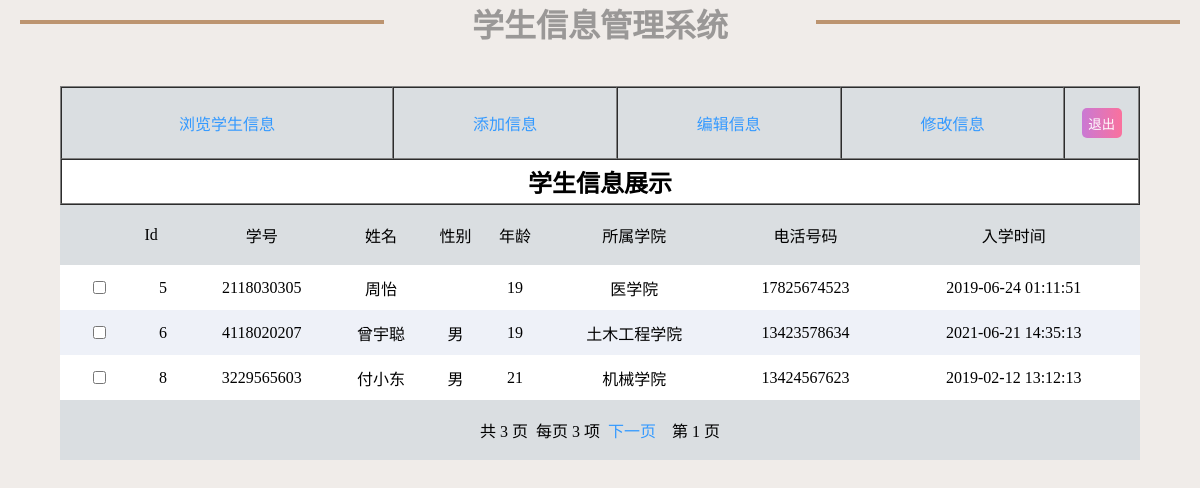
The app's page /SelectAll.php with its own data.
### tables this page shows
CREATE TABLE `studentinfo` (
  `id` int(11) NOT NULL AUTO_INCREMENT,
  `sno` varchar(20) NOT NULL,
  `name` varchar(5) NOT NULL,
  `sex` varchar(1) NOT NULL,
  `age` int(11) NOT NULL,
  `institute` varchar(15) NOT NULL,
  `phone_number` char(11) NOT NULL,
  `time` timestamp NOT NULL DEFAULT CURRENT_TIMESTAMP ON UPDATE CURRENT_TIMESTAMP,
  PRIMARY KEY (`id`)
);

### SelectAll.php (the view, shortened to what this page needs)
<!DOCTYPE html PUBLIC "-//W3C//DTD XHTML 1.0 Transitional//EN" "http://www.w3.org/TR/xhtml1/DTD/xhtml1-transitional.dtd">
<html xmlns="http://www.w3.org/1999/xhtml">
<head>
    <link rel="stylesheet" href="css/a.css">
</head>
<body>
<div>
    <header>
        <hr/>
        <h1>学生信息管理系统</h1>
        <hr/>
    </header>
    <main>
        <table width="900" border="1" align="center">
            <tr>
                <td><a href="SelectAll.php">浏览学生信息</a></td>
                <td><a href="add.php">添加信息</a></td>
                <td><a href="edit.php">编辑信息 </a></td>
                <td><a href="deleteall.php">修改信息</a></td>
                <td><a href="loginout.php"><button class="buttons" type="button">退出</button></a></td>
            </tr>
            <tr>
                <td colspan="7"><h2>学生信息展示</h2></td>
            </tr>
        </table>
        <table>
            <?php
            $con=mysqli_connect("localhost","root","1234");
            mysqli_query($con,"set names utf8");
            if($con){
            $db=mysqli_select_db($con,"mystudent");
            if($db){
            $sql="select * from studentinfo";
            $data = mysqli_query($con,$sql);
            $maxrows = mysqli_num_rows($data);
            $page_size = 3;
            if($maxrows%$page_size == 0){
                $maxpage = (int)($maxrows/$page_size);
            }else{
                $maxpage = (int)($maxrows/$page_size)+1;
            }
            if(isset($_GET['curpage'])){
                $page = $_GET['curpage'];
            }else{
                $page=1;
            }
            $start = $page_size*($page-1);
            $get_sql = "select * from studentinfo limit $start,$page_size";
            $data=mysqli_query($con,$get_sql);
            ?>
            <tbody>
            <tr id="thead">
                <td class="d" colspan="2" align="center">Id</td>
                <td>学号</td>
                <td>姓名</td>
                <td>性别</td>
                <td>年龄</td>
                <td>所属学院</td>
                <td>电活号码</td>
                <td>入学时间</td>
            </tr>
            <?php
            while($row = mysqli_fetch_array($data)){
                ?>
                <tr>
                    <td><input type="checkbox"></td>
                    <td><?php echo $row["id"] ?></td>
                    <td><?php echo $row["sno"] ?></td>
                    <td><?php echo $row["name"] ?></td>
                    <td><?php echo $row["sex"] ?></td>
                    <td><?php echo $row["age"] ?></td>
                    <td><?php echo $row["institute"] ?></td>
                    <td><?php echo $row["phone_number"] ?></td>
                    <td><?php echo $row["time"] ?></td>
                </tr>
                <?php
            }
            ?>
            </tbody>
        </table>
    </main>
    <table  align="center"><tr><td>
                <?php
                echo "<p>共 $maxpage 页&nbsp;&nbsp;";
                echo "每页 $page_size 项&nbsp;&nbsp;";
                if($page<$maxpage){
                    $nextpage=$page+1;
                    echo "<a href='?curpage=$nextpage'>下一页</a>&nbsp;&nbsp;";
                }
                echo "&nbsp;&nbsp;第 $page 页</p>";
                }
                }
                ?>
            </td></tr>
    </table>
</div>
</body>
</html>

### css/a.css (style rules this page uses)
* { margin: 0; padding: 0; }
a:link { color:#39F; text-decoration:none; }
body { background-color: #f0ece9; height: 800px; }
header { display: flex; flex-flow: row nowrap; justify-content: space-between; }
header h1 { color: #9a9897; }
header hr { margin: 20px 20px 0; background-color: #bc9470; border: 2px solid #bc9470; width: 30%; height: 0; }
main button { margin: 20px 5px; width: 38px; height: 35px; color: white; }
main button.buttons { width: 40px; height: 30px; border: none; margin-left: -10px; margin-right: -10px; color: white; text-align: center; background-image: linear-gradient(to right, #c979d4,#fa719d); border-radius: 5px; }
table { margin: 0 auto; width: 90%; text-align: center; border-spacing: 0; }
table tbody tr:first-of-type { background-color: #dadee1 !important; height: 60px; }
table tbody tr { height: 45px; }
table tbody tr:nth-child(odd) { background-color: #eef1f8; }
table tbody tr:nth-child(even) { background-color: #ffffff; }
table tbody tr td.d { padding-left: 55px; }

### records on screen
studentinfo: id "5", sno "2118030305", name "周怡", age "19", institute "医学院", phone_number "17825674523", time "2019-06-24 01:11:51"
studentinfo: id "6", sno "4118020207", name "曾宇聪", sex "男", age "19", institute "土木工程学院", phone_number "13423578634", time "2021-06-21 14:35:13"
studentinfo: id "8", sno "3229565603", name "付小东", sex "男", age "21", institute "机械学院", phone_number "13424567623", time "2019-02-12 13:12:13"

### other values on screen
$maxpage "3"
$page_size "3"
$page "1"
